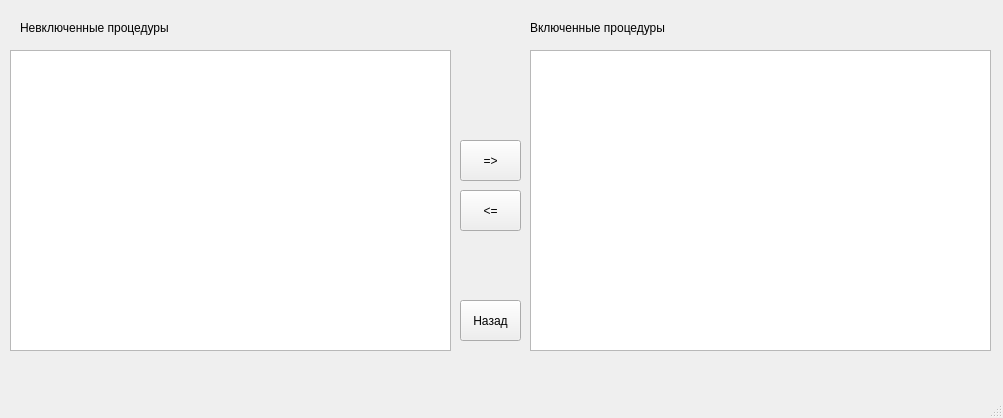
<?xml version="1.0" encoding="UTF-8"?>
<ui version="4.0">
 <class>ProceduresProcessingForm</class>
 <widget class="QMainWindow" name="ProceduresProcessingForm">
  <property name="geometry">
   <rect>
    <x>0</x>
    <y>0</y>
    <width>1003</width>
    <height>418</height>
   </rect>
  </property>
  <property name="windowTitle">
   <string>Изменение дела</string>
  </property>
  <widget class="QWidget" name="centralwidget">
   <widget class="QTableWidget" name="nonIncludedProceduresTW">
    <property name="geometry">
     <rect>
      <x>10</x>
      <y>50</y>
      <width>441</width>
      <height>301</height>
     </rect>
    </property>
   </widget>
   <widget class="QToolButton" name="unincludeProcedureBut">
    <property name="enabled">
     <bool>true</bool>
    </property>
    <property name="geometry">
     <rect>
      <x>460</x>
      <y>190</y>
      <width>61</width>
      <height>41</height>
     </rect>
    </property>
    <property name="text">
     <string>&lt;=</string>
    </property>
   </widget>
   <widget class="QToolButton" name="includeProcedureBut">
    <property name="enabled">
     <bool>true</bool>
    </property>
    <property name="geometry">
     <rect>
      <x>460</x>
      <y>140</y>
      <width>61</width>
      <height>41</height>
     </rect>
    </property>
    <property name="text">
     <string>=&gt;</string>
    </property>
   </widget>
   <widget class="QTableWidget" name="includedProceduresTW">
    <property name="geometry">
     <rect>
      <x>530</x>
      <y>50</y>
      <width>461</width>
      <height>301</height>
     </rect>
    </property>
   </widget>
   <widget class="QLabel" name="nonIncludedLB">
    <property name="geometry">
     <rect>
      <x>530</x>
      <y>20</y>
      <width>201</width>
      <height>16</height>
     </rect>
    </property>
    <property name="text">
     <string>Включенные процедуры</string>
    </property>
   </widget>
   <widget class="QLabel" name="includedLB">
    <property name="geometry">
     <rect>
      <x>20</x>
      <y>20</y>
      <width>201</width>
      <height>16</height>
     </rect>
    </property>
    <property name="text">
     <string>Невключенные процедуры</string>
    </property>
   </widget>
   <widget class="QPushButton" name="backToCasesListBut">
    <property name="geometry">
     <rect>
      <x>460</x>
      <y>300</y>
      <width>61</width>
      <height>41</height>
     </rect>
    </property>
    <property name="text">
     <string>Назад</string>
    </property>
   </widget>
  </widget>
  <widget class="QMenuBar" name="menubar">
   <property name="geometry">
    <rect>
     <x>0</x>
     <y>0</y>
     <width>1003</width>
     <height>24</height>
    </rect>
   </property>
  </widget>
  <widget class="QStatusBar" name="statusbar"/>
 </widget>
 <resources/>
 <connections/>
</ui>
